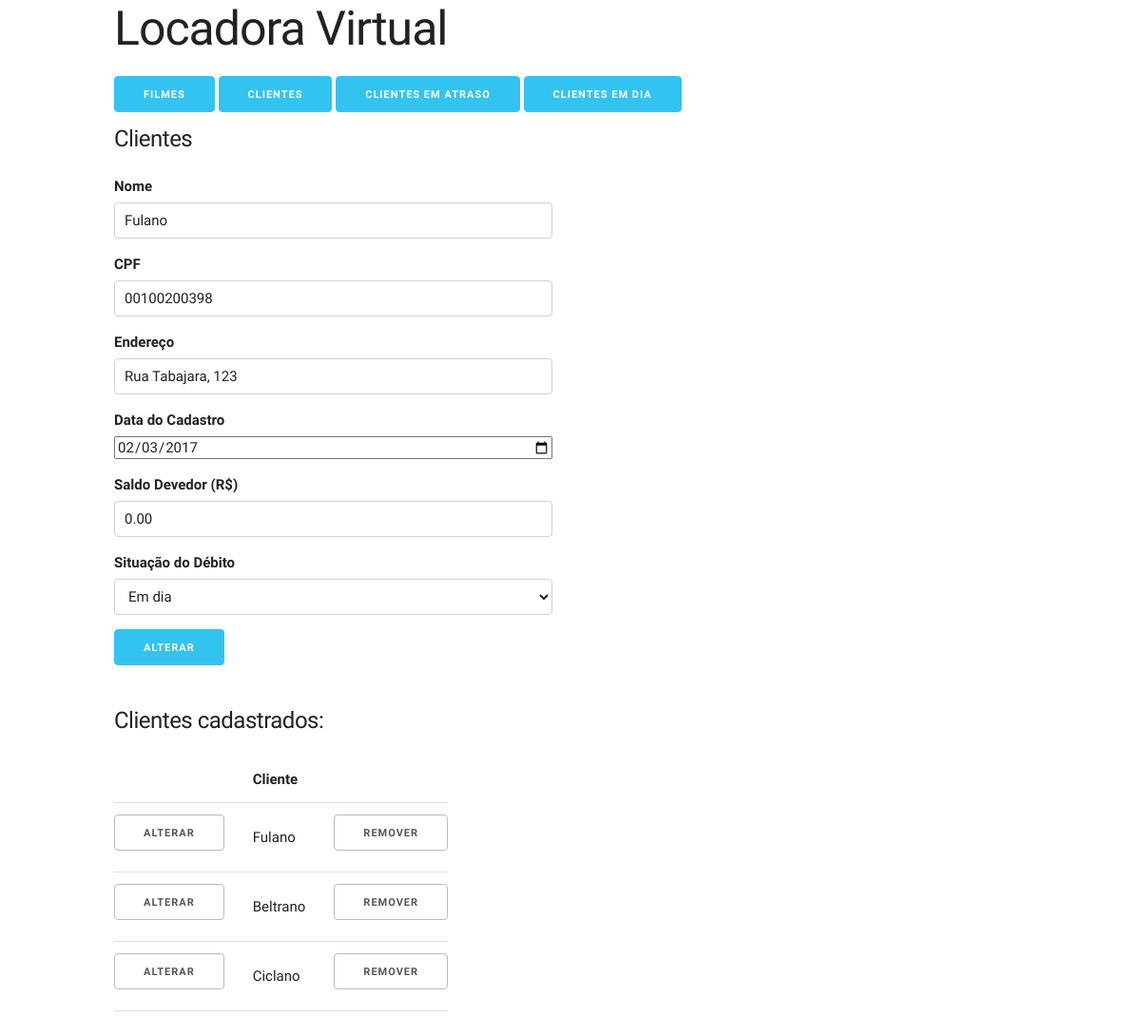
The page /index_cliente.php?acao=alterar&cpf=00100200398 on the database as committed earlier.
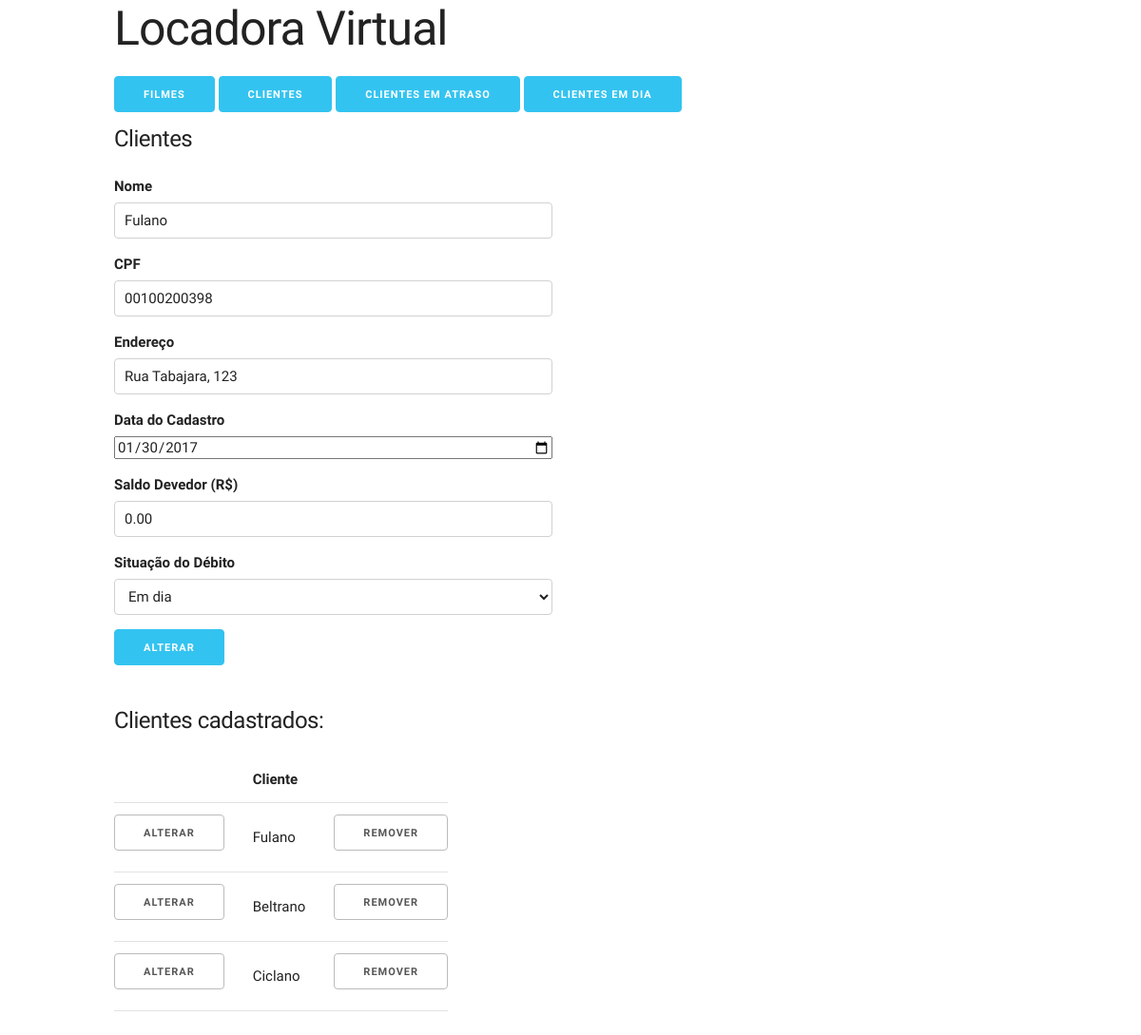
The same page on the database as committed later.
### tables this page shows
CREATE TABLE IF NOT EXISTS `cliente` (
  `cpf` VARCHAR(11) NOT NULL,
  `nome_cliente` VARCHAR(255) NOT NULL,
  `endereco` VARCHAR(45) NULL,
  `data_cadastro` TIMESTAMP NOT NULL DEFAULT CURRENT_TIMESTAMP,
  `saldo_devedor` DECIMAL(15,2) NOT NULL DEFAULT 0,
  `situacao_debito` VARCHAR(100) NOT NULL DEFAULT 'Em dia',
  UNIQUE INDEX `nome_UNIQUE` (`nome_cliente` ASC),
  UNIQUE INDEX `endereco_UNIQUE` (`endereco` ASC),
  PRIMARY KEY (`cpf`));

### public/repositorio_clientes.php (called while the page is built, shortened)
<?php
require 'conexao.php';
include 'cliente.php';
class RepositorioClientesMySQL implements IRepositorioClientes
{
  private $conexao;
  function __construct()
  {
    $this->conexao = new Conexao("mysql", getenv('MYSQL_USER'), getenv('MYSQL_PASSWORD'), getenv('MYSQL_DATABASE'));
  }
  public function buscarCliente($cpf)
  {
    $sql = "SELECT * FROM cliente WHERE cpf=?;";
    if ($stmt = $this->conexao->getConexao()->prepare($sql)) {
      $stmt->bind_param("s", $cpf);
      $stmt->execute();
      $result = $stmt->get_result();
      $cliente = $result->fetch_object();
      return new Cliente(
        $cliente->nome_cliente,
        $cliente->cpf,
        $cliente->endereco,
        $cliente->data_cadastro,
        $cliente->saldo_devedor,
        $cliente->situacao_debito
      );
    }
    printf("Erro: %s\n", mysqli_error($this->conexao->getConexao()));
    return false;
  }
  private function fetchObjectsInArray($lista)
  {
    $arrayClientes = array();
    while ($linha = mysqli_fetch_object($lista)) {
      array_push($arrayClientes, new Cliente(
        $linha->nome_cliente,
        $linha->cpf,
        $linha->endereco,
        $linha->data_cadastro,
        $linha->saldo_devedor,
        $linha->situacao_debito
      ));
    }
    return $arrayClientes;
  }
  public function getListaClientes()
  {
    $lista = $this->conexao->executarQuery('SELECT * FROM cliente;');
    return $this->fetchObjectsInArray($lista);
  }
}
$repositorio = new RepositorioClientesMySQL();

### public/conexao.php (called while the page is built, shortened)
<?php
class Conexao
{
  private $host;
  private $usuario;
  private $senha;
  private $banco;
  private $conexao;
  function __construct($host, $usuario, $senha, $banco)
  {
    $this->host = $host;
    $this->usuario = $usuario;
    $this->senha = $senha;
    $this->banco = $banco;
  }
  public function conectar()
  {
    $this->conexao = new mysqli(
      $this->host,
      $this->usuario,
      $this->senha,
      $this->banco
    );
    return true;
  }
  public function executarQuery($sql)
  {
    return $this->conexao->query($sql);
  }
  public function getConexao()
  {
    return $this->conexao;
  }
}

### public/cliente.php (called while the page is built, shortened)
<?php
class Cliente
{
  private $nomeCliente;
  private $cpf;
  private $endereco;
  private $dataCadastro;
  private $saldoDevedor;
  function __construct($nomeCliente=null, $cpf=null, $endereco=null, $dataCadastro=null, $saldoDevedor=0, $situacaoDebito=null)
  {
    $this->nomeCliente = $nomeCliente;
    $this->cpf = $cpf;
    $this->endereco = $endereco;
    $this->dataCadastro = $dataCadastro;
    if (!$dataCadastro) {
      $this->dataCadastro = date('Y-m-d');
    }
    $this->saldoDevedor = $saldoDevedor;
  }
  public function getNomeCliente()
  {
      return $this->nomeCliente;
  }
  public function getCpf()
  {
      return $this->cpf;
  }
  public function getEndereco()
  {
      return $this->endereco;
  }
  public function getDataCadastro()
  {
      return $this->dataCadastro;
  }
  public function getSaldoDevedor()
  {
      return $this->saldoDevedor;
  }
}

### public/index_cliente.php (the view, shortened to what this page needs)
<?php
require 'repositorio_clientes.php';
$acao = 'cadastrar';
$cliente = new Cliente();
$clientes = null;
$filtro_situacao_debito = 'cadastrados';
if (isset($_GET) && !empty($_GET)) {
  if (isset($_GET['acao'])) {
    $acao = $_GET['acao'];
    switch ($acao) {
      case 'remover':
      case 'alterar':
        $cpf = $_GET['cpf'];
        if ($cpf) {
          $cliente = $repositorio->buscarCliente($_GET['cpf']);
        }
        break;
    }
  }
}
if (!$clientes) {
  $clientes = $repositorio->getListaClientes();
}
?>
<!DOCTYPE html>
<html lang="en">
<head>
  <link rel="stylesheet" href="css/normalize.css">
  <link rel="stylesheet" href="css/skeleton.css">
</head>
<body>
  <div class="section hero">
    <div class="container">
      <div class="row">
          <h1 class="hero-heading">Locadora Virtual</h1>
          <a class="button button-primary" href="index.php">Filmes</a>
          <a class="button button-primary" href="index_cliente.php">Clientes</a>
          <a class="button button-primary" href="index_cliente.php?situacao_debito=atraso">Clientes em atraso</a>
          <a class="button button-primary" href="index_cliente.php?situacao_debito=dia">Clientes em dia</a>
      </div>
      <div class="row">
        <div class="one-half column">
          <h5>Clientes</h5>
          <form method="post" action="action_cliente.php">
            <?php include 'form_cliente.php'; ?>
            <input class="button-primary" type="submit" value="<?php echo ucfirst($acao); ?>">
          </form>
        </div>
      </div>
      <div class="row">
          <h5>Clientes <?php echo $filtro_situacao_debito;?>:</h5>
          <?php if (!$clientes) : ?>
            <p>Nenhum cliente cadastrado.</p>
          <?php else: ?>
          <table>
            <thead>
              <tr>
                <th></th>
                <th>Cliente</th>
                <th></th>
              </tr>
            </thead>
            <tbody>
              <?php foreach ($clientes as $cliente) : ?>
              <tr>
                <td><a class="button" href="index_cliente.php?acao=alterar&cpf=<?php echo $cliente->getCpf(); ?>">Alterar</a></td>
                <td><?php echo $cliente->getNomeCliente(); ?></td>
                <td><a class="button" href="index_cliente.php?acao=remover&cpf=<?php echo $cliente->getCpf(); ?>">Remover</a></td>
              </tr>
              <?php endforeach ?>
            </tbody>
          </table>
          <?php endif ?>
      </div>
    </div>
  </div>
</body>
</html>

### public/form_cliente.php (shortened to what this page needs)
<div class="row">
    <label for="nomeCliente">Nome</label>
    <input class="u-full-width" type="text" name="nomeCliente" id="nomeCliente" value="<?php echo $cliente->getNomeCliente(); ?>" />
</div>
<div class="row">
    <label for="cpf">CPF</label>
    <input class="u-full-width" type="text" minlength="11" maxlength="11" name="cpf" id="cpf" value="<?php echo $cliente->getCpf(); ?>" />
</div>
<div class="row">
    <label for="endereco">Endereço</label>
    <input class="u-full-width" type="text" name="endereco" id="endereco" value="<?php echo $cliente->getEndereco(); ?>" />
</div>
<div class="row">
    <label for="dataCadastro">Data do Cadastro</label>
    <input class="u-full-width" type="date" name="dataCadastro" id="dataCadastro" value="<?php echo date("Y-m-d", strtotime($cliente->getDataCadastro())); ?>" />
</div>
<div class="row">
    <label for="saldoDevedor">Saldo Devedor (R$)</label>
    <input class="u-full-width" type="number" min="0" step="0.1" name="saldoDevedor" id="saldoDevedor" value="<?php echo $cliente->getSaldoDevedor(); ?>" />
</div>
<div class="row">
    <label for="situacaoDebito">Situação do Débito</label>
    <select class="u-full-width" id="situacaoDebito" name="situacaoDebito" readonly>
      <option value="Em dia">Em dia</option>
    </select>
</div>

### public/css/skeleton.css (style rules this page uses)
.container { position: relative; width: 100%; max-width: 960px; margin: 0 auto; padding: 0 20px; box-sizing: border-box; }
.column, .columns { width: 100%; float: left; box-sizing: border-box; }
@media (min-width: 400px) { .container { width: 85%; padding: 0; } }
@media (min-width: 550px) { .container { width: 80%; } }
@media (min-width: 550px) { .column, .columns { margin-left: 4%; } }
@media (min-width: 550px) { .column:first-child, .columns:first-child { margin-left: 0; } }
@media (min-width: 550px) { .one-half.column { width: 48%; } }
html { font-size: 62.5%; }
body { font-size: 1.5em; line-height: 1.6; font-weight: 400; font-family: "Raleway", "HelveticaNeue", "Helvetica Neue", Helvetica, Arial, sans-serif; color: #222; }
h1, h2, h3, h4, h5, h6 { margin-top: 0; margin-bottom: 2rem; font-weight: 300; }
h1 { font-size: 4.0rem; line-height: 1.2; letter-spacing: -.1rem; }
h5 { font-size: 1.8rem; line-height: 1.5; letter-spacing: -.05rem; }
@media (min-width: 550px) { h1 { font-size: 5.0rem; } }
@media (min-width: 550px) { h5 { font-size: 2.4rem; } }
a { color: #1EAEDB; }
.button, button, input[type="submit"], input[type="reset"], input[type="button"] { display: inline-block; height: 38px; padding: 0 30px; color: #555; text-align: center; font-size: 11px; font-weight: 600; line-height: 38px; letter-spacing: .1rem; text-transform: uppercase; text-decoration: none; white-space: nowrap; background-color: transparent; border-radius: 4px; border: 1px solid #bbb; cursor: pointer; box-sizing: border-box; }
.button.button-primary, button.button-primary, input[type="submit"].button-primary, input[type="reset"].button-primary, input[type="button"].button-primary { color: #FFF; background-color: #33C3F0; border-color: #33C3F0; }
input[type="email"], input[type="number"], input[type="search"], input[type="text"], input[type="tel"], input[type="url"], input[type="password"], textarea, select { height: 38px; padding: 6px 10px; background-color: #fff; border: 1px solid #D1D1D1; border-radius: 4px; box-shadow: none; box-sizing: border-box; }
input[type="email"], input[type="number"], input[type="search"], input[type="text"], input[type="tel"], input[type="url"], input[type="password"], textarea { -webkit-appearance: none; -moz-appearance: none; appearance: none; }
label, legend { display: block; margin-bottom: .5rem; font-weight: 600; }
th, td { padding: 12px 15px; text-align: left; border-bottom: 1px solid #E1E1E1; }
th:first-child, td:first-child { padding-left: 0; }
th:last-child, td:last-child { padding-right: 0; }
button, .button { margin-bottom: 1rem; }
input, textarea, select, fieldset { margin-bottom: 1.5rem; }
pre, blockquote, dl, figure, table, p, ul, ol, form { margin-bottom: 2.5rem; }
.u-full-width { width: 100%; box-sizing: border-box; }
.container:after, .row:after, .u-cf { content: ""; display: table; clear: both; }

Rows that differ between the two databases and show on the page:
changed cliente "Fulano": dataCadastro (not shown) → "01/30/2017"
Other text that changed with them:
form field dataCadastro: "02/03/2017" → (not shown)
